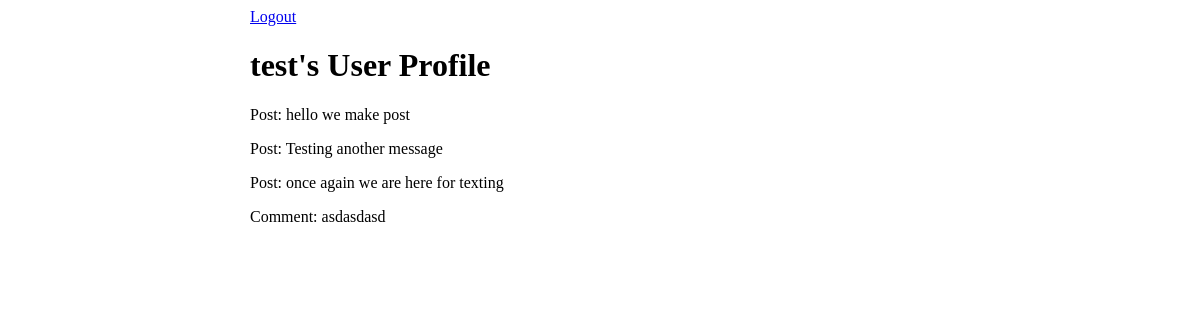
/user_profile/1, run on an earlier commit of the app's database.
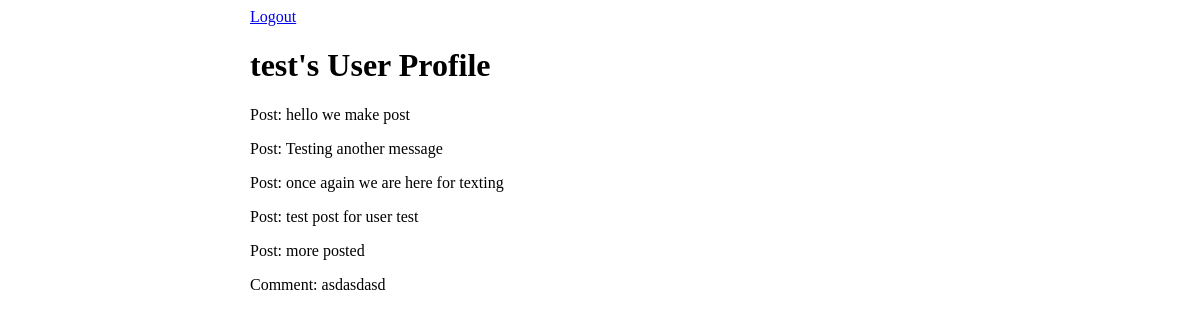
And on a later commit of the database.
### login_reg_app/models.py (models this page shows)
class Wall_Message(models.Model):
    message = models.CharField(max_length=255)
    poster = models.ForeignKey(User, related_name='user_messages', on_delete=models.CASCADE)
    user_likes = models.ManyToManyField(User, related_name='liked_posts')
    created_at = models.DateTimeField(auto_now_add=True)
    updated_at = models.DateTimeField(auto_now=True)

class Comment(models.Model):
    comment = models.CharField(max_length=255)
    poster = models.ForeignKey(User, related_name='user_comments', on_delete=models.CASCADE)
    wall_message = models.ForeignKey(Wall_Message, related_name="post_comments", on_delete=models.CASCADE)
    created_at = models.DateTimeField(auto_now_add=True)
    updated_at = models.DateTimeField(auto_now=True)

### login_reg_app/views.py (the view)
# urls.py: path('user_profile/<int:id>', views.profile),
def profile(request, id):
    context = {
        'user': User.objects.get(id=id)
    }
    return render(request, 'profile.html', context)

### login_reg_app/templates/profile.html (shortened to what this page needs)
<!DOCTYPE html>
<html lang="en">
<head>
    {% load static %}
    <link rel="stylesheet" type="text/css" href="{% static 'css/style.css' %}">
</head>
<body>
    <div id="wrapper">
        <a href="/logout">Logout</a>
        <h1>{{user.first_name}}'s User Profile</h1>
        {% for post in user.user_messages.all %}
            <p>Post: {{post.message}}</p>
        {% endfor %}
        {% for comment in user.user_comments.all %}
            <p>Comment: {{comment.comment}}</p>
        {% endfor %}
    </div>
</body>
</html>

What changed in the data, as far as the page shows it:
added Wall_Message: message "test post for user test"
added Wall_Message: message "more posted"
